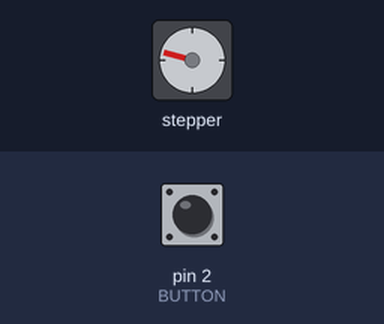
Recording of a sketch running on a simulated Arduino Uno, built with avr-gcc and run on an emulated ATmega328P. Shown: stepper motor. Wiring (inferred from the names in the program): stepper motor (2048 steps per turn assumed): coils pin 9, pin 10, pin 11, pin 12. The test bench sets the inputs (shaded band); at power-on: pin 2 (BUTTON) LOW.

Above: at 1.2 s.
1.3 s: pin 2 (BUTTON) pulled HIGH for 1 s
At 1.65 s:
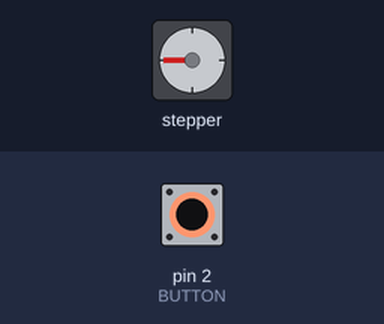
5.3 s: pin 2 (BUTTON) pulled HIGH for 0.15 s
At 5.56 s:
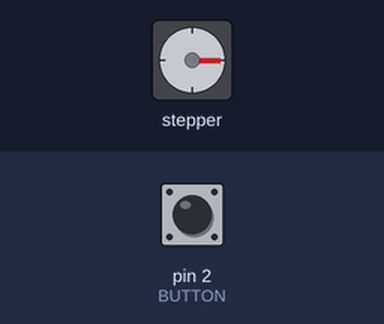
Timing chart, 0 to 17.3 s (numbered marks = the images above; inputs shaded):
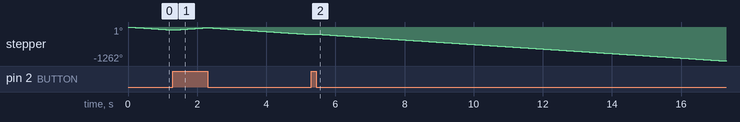

The sketch:

StepMotorButton.ino.ino
```cpp
#define STEPPER_PIN_1 9
#define STEPPER_PIN_2 10
#define STEPPER_PIN_3 11
#define STEPPER_PIN_4 12
#define BUTTON 2
int step_number = 0;
void setup() {
pinMode(STEPPER_PIN_1, OUTPUT);
pinMode(STEPPER_PIN_2, OUTPUT);
pinMode(STEPPER_PIN_3, OUTPUT);
pinMode(STEPPER_PIN_4, OUTPUT);
pinMode(BUTTON, INPUT);

}

void loop() {
 if(digitalRead(BUTTON) == HIGH){
  OneStep(true);
 } else {
  OneStep(false);
 }
 delay(2);
}


void OneStep(bool dir){
    if(dir){
switch(step_number){
  case 0:
  digitalWrite(STEPPER_PIN_1, HIGH);
  digitalWrite(STEPPER_PIN_2, LOW);
  digitalWrite(STEPPER_PIN_3, LOW);
  digitalWrite(STEPPER_PIN_4, LOW);
  break;
  case 1:
  digitalWrite(STEPPER_PIN_1, LOW);
  digitalWrite(STEPPER_PIN_2, HIGH);
  digitalWrite(STEPPER_PIN_3, LOW);
  digitalWrite(STEPPER_PIN_4, LOW);
  break;
  case 2:
  digitalWrite(STEPPER_PIN_1, LOW);
  digitalWrite(STEPPER_PIN_2, LOW);
  digitalWrite(STEPPER_PIN_3, HIGH);
  digitalWrite(STEPPER_PIN_4, LOW);
  break;
  case 3:
  digitalWrite(STEPPER_PIN_1, LOW);
  digitalWrite(STEPPER_PIN_2, LOW);
  digitalWrite(STEPPER_PIN_3, LOW);
  digitalWrite(STEPPER_PIN_4, HIGH);
  break;
}
  }else{
    switch(step_number){
  case 0:
  digitalWrite(STEPPER_PIN_1, LOW);
  digitalWrite(STEPPER_PIN_2, LOW);
  digitalWrite(STEPPER_PIN_3, LOW);
  digitalWrite(STEPPER_PIN_4, HIGH);
  break;
  case 1:
  digitalWrite(STEPPER_PIN_1, LOW);
  digitalWrite(STEPPER_PIN_2, LOW);
  digitalWrite(STEPPER_PIN_3, HIGH);
  digitalWrite(STEPPER_PIN_4, LOW);
  break;
  case 2:
  digitalWrite(STEPPER_PIN_1, LOW);
  digitalWrite(STEPPER_PIN_2, HIGH);
  digitalWrite(STEPPER_PIN_3, LOW);
  digitalWrite(STEPPER_PIN_4, LOW);
  break;
  case 3:
  digitalWrite(STEPPER_PIN_1, HIGH);
  digitalWrite(STEPPER_PIN_2, LOW);
  digitalWrite(STEPPER_PIN_3, LOW);
  digitalWrite(STEPPER_PIN_4, LOW);


}
  }
step_number++;
  if(step_number > 3){
    step_number = 0;
  }
  Serial.print(step_number);
}
```
